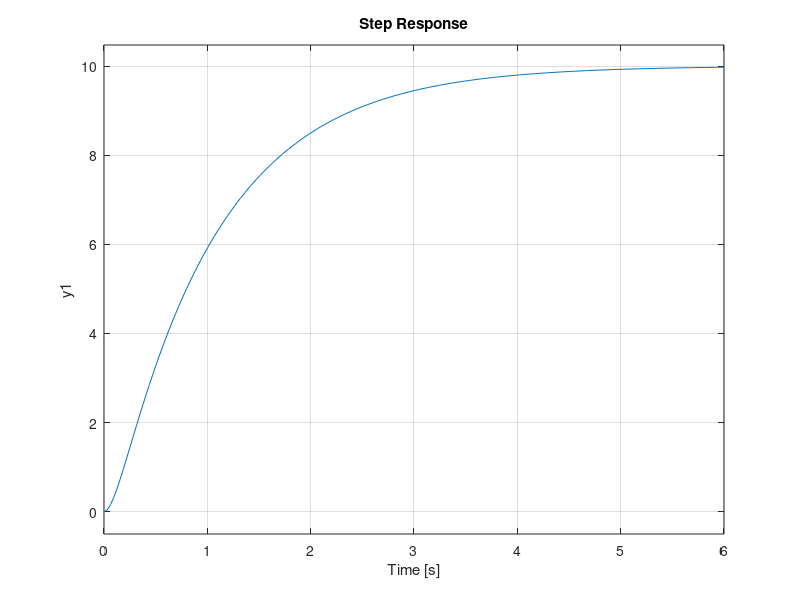

MATLAB code for this plot: (Note: this script raises an error after producing the figure.)
s = tf('s');
g = tf(1, [0.01, 0.11, 0.1])
T = 0.18;
gc = 5 + 0.3*s + 5/(s*T);
% gc = (5*T*s + 0.3*T*s^2 + 5)/(s*T);

step(g)

denominator = 1 + g*gc;
% denominator = 1 +  (5*T*s + 0.3*T*s^2 + 5)/(s*T*(0.01*s^2 + 0.11*s + 0.1)) == 0;
% denominator = T*(0.01*s^3 + 0.11*s^2 + 0.1*s + 5*s + 0.3*s^2) + 5 == 0;
% denominator = T*(0.01*s^3 + 0.41*s^2 + 5.1*s) + 5 == 0;
% denominator = 1 + T*(0.002*s^3 + 0.082*s^2 + 1.02*s) == 0;
% eq = 1 + T*(0.002*s^2 + 0.082*s^1 + 1.02)*s;
r = roots([0.002 0.082 1.02]);
f = @(x) 0.002*x^2 + 0.082*x^1 + 1.02;
f(r(1));
f(r(2));
desired = -8.7 + 8.7i; %desired
sym t;
d = desired;

eq = 1 + (5*t*d + 0.3*t*d^2 + 5)/(d*t*(0.01*d^2 + 0.11*d + 0.1)) == 0;
eq2 = 1 + t*(0.002*d^2 + 0.082*d + 1.02)*d == 0;

% T_approx = -1/(0.002*desired^2 + 0.082*desired + 1.02)*desired
% zero at s = 0, -20.5000 + 9.4736i, -20.5000 - 9.4736i
double(solve(eq2, t))
double(solve(eq, t))


closed = feedback(g*gc, 1)



